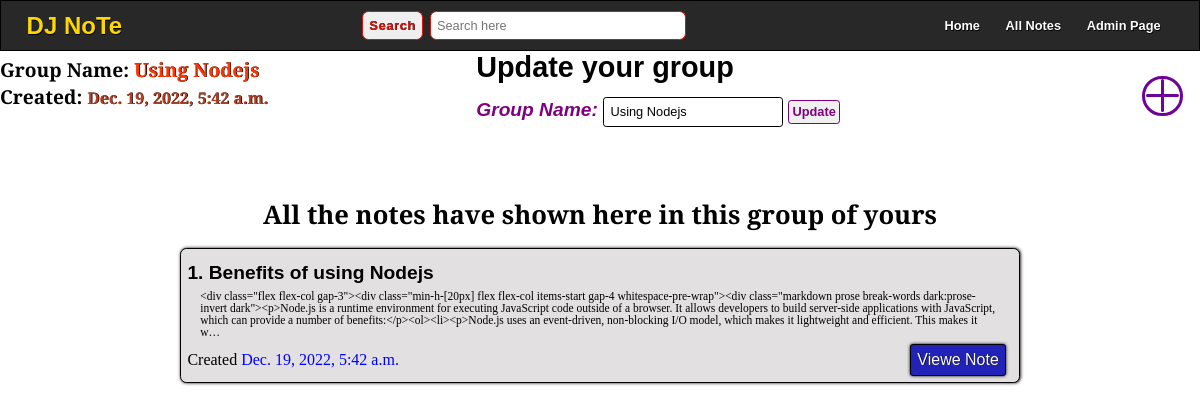
The page /group-20/ on the database its author committed.
### home/models.py (models this page shows)
class Group(models.Model):
    name = models.CharField(max_length=100)
    time = models.DateTimeField(default=now)

class Note(models.Model):
    group = models.ForeignKey(Group, on_delete=models.CASCADE)
    title = models.CharField(max_length=300)
    desc = models.TextField()
    time = models.DateTimeField(default=now)

### home/views.py (the view)
# urls.py: path('group-<int:group>/', views.group, name='group'),
def group(req, group):
    groupOFnote = Group.objects.get(id = group)
    notesOFgroup = Note.objects.filter(group__id = group)
    if req.method == 'POST':
        name = req.POST['name']
        groupOFnote.name = name
        groupOFnote.save()
        messages.success(req, 'Your group has been updated')
    return render(req, 'group.html', {'group':groupOFnote, 'notes':notesOFgroup,})

### templates/group.html (shortened to what this page needs)
{% extends 'main.html' %}
{% load static %}
{% block link %}
    <link rel="stylesheet" href="{% static 'Style/notesOnly.css' %}">
    <link rel="stylesheet" href="{% static 'Style/group.css' %}">
{% endblock link %}
{% block body %}
    <div class="container-info-update">
        <div class="infoForGroup">
            <h1 class='group_name'>Group Name: <span>{{group.name}}</span></h1>
            <h1 class='group_creationTime'>Created: <span>{{group.time}}</span></h1>
        </div>
        <div class='updateGroup'>
            <h2> Update your group</h2>
            <form action="{% url 'group' group.id %}" method='POST'>
                <label for="name">Group Name:</label>
                <input type="text" name="name" id="name" value="{{group.name}}" required>
                <button type="submit">Update</button>
            </form>
        </div>
    </div>
    <div class="createNoteIcon">
        <a href="{% url 'createNOTE' group.id %}"><div class="round"></div></a>
    </div>
    <section class="allNote">
        <h1 class='allNote_message'>All the notes have shown here in this group of yours</h1>
        {% for i in notes %}
            <div class='notes'>
                <h3 class='title'>{{ forloop.counter }}. {{i.title}}</h3>
                <div class="description">
                    <p>{{i.desc|truncatechars:500}}</p>
                </div>
                <div class="others">
                    <p class='time'>Created <span>{{i.time}}</span></p>
                    <div class="links">
                        <a href="{% url 'note' group.id i.id %}" class='view_note'>Viewe Note</a>
                    </div>
                </div>
            </div>
        {% endfor %}
    </section>
{% endblock body %}

### static/Style/main.css (style rules this page uses)
:root { --root-color:rgb(224, 16, 9); }
* { margin: 0; padding: 0; box-sizing: border-box; }
html { font-size: 62.5%; }
body { position: relative; width: 100vw; height: 100vh; }
@media only screen and (max-width: 2000px) { html { font-size: 70%; } }
@media only screen and (max-width: 1800px) { html { font-size: 65%; } }
@media only screen and (max-width: 1600px) { html { font-size: 50%; } }
@media only screen and (max-width: 1200px) { html { font-size: 40%; } }

### static/Style/notesOnly.css (style rules this page uses)
.allNote { position: relative; margin: 4rem 0; display: flex; flex-direction: column; align-items: center; font-size: 1.5rem; }
.allNote .allNote_message { font-size: 4rem; font-family: 'Antic Slab', serif; font-weight: bold; }
.allNote .notes { width: 70%; margin: 2.5rem 0; padding: 1rem; border-radius: 1rem; background-color: rgb(226, 224, 224); border: 0.2rem solid black; box-shadow: 0.1rem 0 0.5rem black; }
.allNote .notes .title, .description, .others { margin: 1rem 0; }
.allNote .notes .title { font-size: 3rem; font-family: sans-serif; }
.allNote .notes .description { font-size: 1.8rem; padding:0 2rem; }
.allNote .notes .others { display: flex; flex-direction: row; justify-content: space-between; margin-top: 2rem; font-size: 2.5rem; }
.allNote .notes .others .time span { color: blue; }
.allNote .notes .others .links a { padding: 1rem; border-radius: 0.5rem; text-decoration: none ; color: white; margin: 0 1rem; border: 0.1rem solid black; font-family: sans-serif; text-shadow: 0.1rem 0 0.1rem black; box-shadow: 0 0 0.5rem black; }
.allNote .notes .others .links a.view_note { background-color: rgb(34, 34, 185); }

### static/Style/group.css (style rules this page uses)
.container-info-update { display: flex; flex-direction: row; width: 70%; justify-content: space-between; align-items: center; }
.group_name { font-size: 3rem; font-family: sans-serif; font-family: 'Tinos', serif; }
.group_name span { text-shadow: 0.1rem 0rem 0.1rem black; color: rgb(255, 53, 2); }
.group_creationTime { font-size: 3rem; margin-bottom: 2rem; font-family: sans-serif; font-family: 'Tinos', serif; }
.group_creationTime span { color: rgb(182, 63, 34); text-shadow: 0.1rem 0rem 0.1rem black; font-size: 2.5rem; }
.createNoteIcon { --main-color:rgb(110, 2, 153); margin-left: auto; position: relative; right: 2rem; top: -8rem; transform-origin: center; transition: transform 0.3s; }
.createNoteIcon .round { width: 90%; height: 90%; position: absolute; left: 0; top: 0; border: 0.6rem solid var(--main-color); border-radius: 50%; display: flex; justify-content: center; align-items: center; }
.createNoteIcon .round::after, .round::before { position: absolute; content: ''; background-color: var(--main-color); border-radius: 2rem; }
.createNoteIcon .round::after { width: 95%; height: 0.5rem; }
.createNoteIcon .round::before { height: 95%; width: 0.5rem; }
.updateGroup { font-size: 3rem; font-family: sans-serif; }
.updateGroup form { --root-form-color:purple; margin-top: 2rem; }
.updateGroup form label { color: var(--root-form-color); font-weight: bold; font-style: oblique; }
.updateGroup form input { font-size: 2rem; padding: 1rem; border-radius: 0.5rem; border: 0.2rem solid black; outline: none; }
.updateGroup form button[type='submit'] { color: var(--root-form-color); font-size: 2rem; padding: 0.5rem; border-radius: 0.5rem; border: 0.2rem solid var(--root-form-color); font-weight: bold; transition: 0.5s; }

### rows shown on the page
Group: name "Using Nodejs", time "Dec. 19, 2022, 5:42 a.m."
Note: title "Benefits of using Nodejs", desc "<div class=\"flex flex-col gap-3\"><div class=\"min-h-[20px] flex flex-col items-start gap-4 whitespace-pre-wrap\"><div class=\"markdown prose break-words dark:prose-invert dark\"><p>Node.js is a runtime environment for executing JavaScript code outside of a browser. It allows developers to build server-side applications with JavaScript, which can provide a number of benefits:</p><ol><li><p>Node.js uses an event-driven, non-blocking I/O model, which makes it lightweight and efficient. This makes it w…", time "Dec. 19, 2022, 5:42 a.m."
